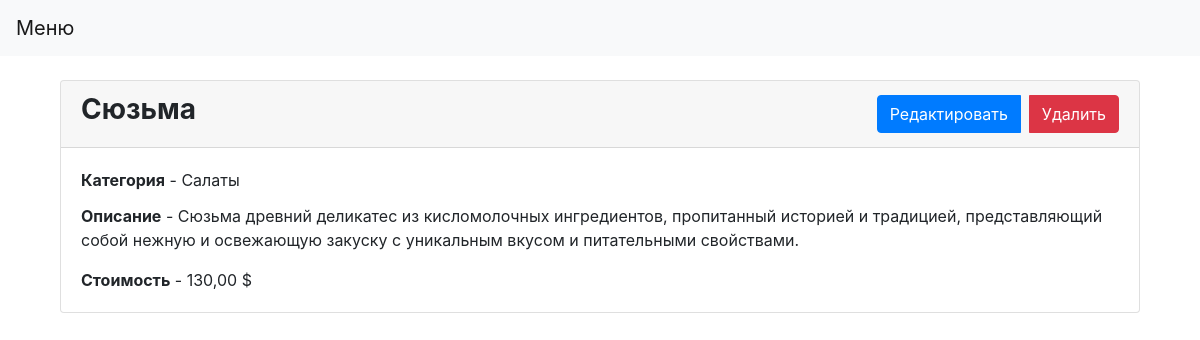
The page /dish/4/ on the database its author committed.
### menu/models.py (models this page shows, shortened)
class Dish(models.Model):
    name = models.CharField(max_length=100, verbose_name='Название блюдо')
    category = models.ForeignKey(Category, on_delete=models.CASCADE, verbose_name='Категория')
    description = models.TextField(verbose_name='Описание')
    price = models.DecimalField(max_digits=10, decimal_places=2, verbose_name='Стоимость')
    time_update = models.DateTimeField(auto_now=True, verbose_name='Время изменения')
    time_create = models.DateTimeField(auto_now_add=True, verbose_name='Время создания')
    class Meta:
        verbose_name = 'Блюдо'
        verbose_name_plural = 'Блюды'
        ordering = ['-time_create', 'name']

class Category(models.Model):
    name = models.CharField(max_length=100, verbose_name='Название категории')
    time_update = models.DateTimeField(auto_now=True, verbose_name='Время изменения')
    time_create = models.DateTimeField(auto_now_add=True, verbose_name='Время создания')
    def __str__(self):
        return self.name
    class Meta:
        verbose_name = 'Категорию'
        verbose_name_plural = 'Категории'
        ordering = ['-time_create', 'name']

### menu/views.py (the view)
# urls.py: path('dish/<int:pk>/', DishDetailView.as_view(), name='dish-detail'),
class DishDetailView(DetailView):
    model = Dish
    template_name = 'menu/dish_detail.html'
    context_object_name = 'dish'

### templates/menu/dish_detail.html
{% extends 'menu/base.html' %}
{% block content %}
    <div class="container my-4">
        <div class="card">
            <div class="card-header d-flex justify-content-between align-items-center">
                <h3><strong>{{ dish.name }}</strong></h3>
                <div class="btn-group" role="group">
                    <a href="{% url 'dish-update' dish.pk %}" class="btn btn-primary">Редактировать</a>
                    <a href="{% url 'dish-delete' dish.pk %}" class="btn btn-danger ml-2">Удалить</a>
                </div>
            </div>
            <div class="card-body">
                <p class="card-title"><strong>Категория</strong> - {{ dish.category }}</p>
                <p class="card-text"><strong>Описание</strong> - {{ dish.description }}</p>
                <p class="card-text"><strong>Стоимость</strong> - {{ dish.price }} $</p>
            </div>
        </div>
    </div>
{% endblock %}

### rows shown on the page
Dish: name "Сюзьма", category "Салаты", description "Сюзьма древний деликатес из кисломолочных ингредиентов, пропитанный историей и традицией, представляющий собой нежную и освежающую закуску с уникальным вкусом и питательными свойствами.", price "130,00"
